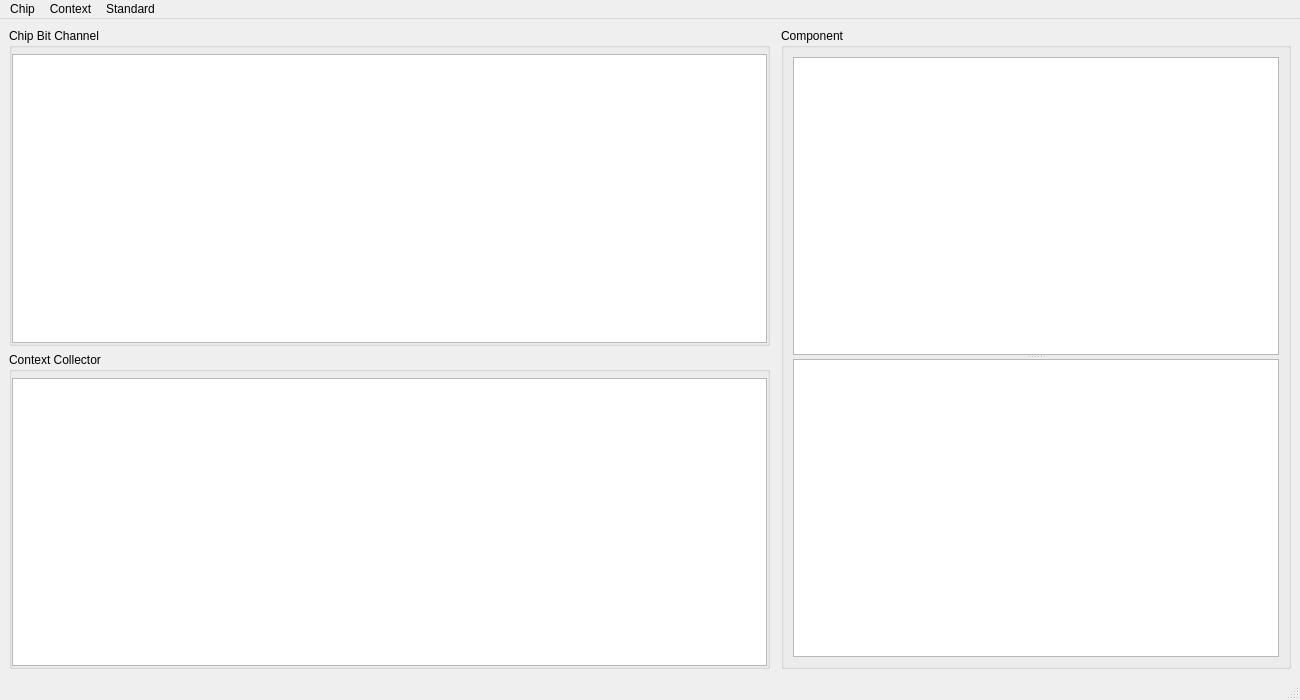
<?xml version="1.0" encoding="UTF-8"?>
<ui version="4.0">
 <class>MainWindow</class>
 <widget class="QMainWindow" name="MainWindow">
  <property name="geometry">
   <rect>
    <x>0</x>
    <y>0</y>
    <width>1300</width>
    <height>700</height>
   </rect>
  </property>
  <property name="windowTitle">
   <string>Context Editor</string>
  </property>
  <property name="windowIcon">
   <iconset resource="_imgs/_imgs.qrc">
    <normaloff>:/context-edit.png</normaloff>:/context-edit.png</iconset>
  </property>
  <widget class="QWidget" name="centralwidget">
   <layout class="QHBoxLayout" name="horizontalLayout_2" stretch="3,2">
    <item>
     <widget class="QWidget" name="widget_2" native="true">
      <layout class="QVBoxLayout" name="verticalLayout_2">
       <property name="leftMargin">
        <number>0</number>
       </property>
       <property name="topMargin">
        <number>0</number>
       </property>
       <property name="rightMargin">
        <number>5</number>
       </property>
       <property name="bottomMargin">
        <number>0</number>
       </property>
       <item>
        <widget class="QGroupBox" name="groupBox">
         <property name="title">
          <string>Chip Bit Channel</string>
         </property>
         <layout class="QHBoxLayout" name="horizontalLayout">
          <property name="spacing">
           <number>0</number>
          </property>
          <property name="leftMargin">
           <number>0</number>
          </property>
          <property name="topMargin">
           <number>6</number>
          </property>
          <property name="rightMargin">
           <number>0</number>
          </property>
          <property name="bottomMargin">
           <number>0</number>
          </property>
          <item>
           <widget class="QTableViewChannelWidget" name="table_view_channel"/>
          </item>
         </layout>
        </widget>
       </item>
       <item>
        <widget class="QGroupBox" name="groupBox_2">
         <property name="title">
          <string>Context Collector</string>
         </property>
         <layout class="QHBoxLayout" name="horizontalLayout_3">
          <property name="leftMargin">
           <number>0</number>
          </property>
          <property name="topMargin">
           <number>6</number>
          </property>
          <property name="rightMargin">
           <number>0</number>
          </property>
          <property name="bottomMargin">
           <number>0</number>
          </property>
          <item>
           <widget class="QTableViewContextWidget" name="table_view_context"/>
          </item>
         </layout>
        </widget>
       </item>
      </layout>
     </widget>
    </item>
    <item>
     <widget class="QGroupBox" name="groupBox_3">
      <property name="title">
       <string>Component</string>
      </property>
      <layout class="QVBoxLayout" name="verticalLayout">
       <item>
        <widget class="QSplitter" name="splitter">
         <property name="orientation">
          <enum>Qt::Vertical</enum>
         </property>
         <widget class="QTreeViewContextWidget" name="tree_view_context"/>
         <widget class="QTextEdit" name="textEdit"/>
        </widget>
       </item>
      </layout>
     </widget>
    </item>
   </layout>
  </widget>
  <widget class="QStatusBar" name="statusbar"/>
  <widget class="QMenuBar" name="menuBar">
   <property name="geometry">
    <rect>
     <x>0</x>
     <y>0</y>
     <width>1300</width>
     <height>22</height>
    </rect>
   </property>
   <widget class="QMenu" name="menuChip">
    <property name="title">
     <string>Chip</string>
    </property>
    <addaction name="action_chip_layout"/>
    <addaction name="action_save_line"/>
    <addaction name="action_sync_chip_Line"/>
    <addaction name="separator"/>
    <addaction name="action_init_base_qubit"/>
    <addaction name="action_init_config"/>
    <addaction name="separator"/>
    <addaction name="action_del_and_init_qubit"/>
    <addaction name="action_delete_init_config"/>
    <addaction name="separator"/>
    <addaction name="actionInit_sos_RT_data"/>
   </widget>
   <widget class="QMenu" name="menuContext">
    <property name="title">
     <string>Context</string>
    </property>
    <addaction name="action_create"/>
    <addaction name="action_set_env_bit"/>
    <addaction name="separator"/>
    <addaction name="action_add_inst"/>
    <addaction name="action_add_qubit"/>
    <addaction name="action_add_dcm"/>
    <addaction name="action_add_crosstalk"/>
    <addaction name="action_add_compensate"/>
    <addaction name="separator"/>
    <addaction name="action_minimum"/>
    <addaction name="action_maximum"/>
    <addaction name="separator"/>
    <addaction name="action_clear"/>
    <addaction name="action_reset_context"/>
   </widget>
   <widget class="QMenu" name="menuStandard">
    <property name="title">
     <string>Standard</string>
    </property>
    <addaction name="actionStandardContext"/>
   </widget>
   <addaction name="menuChip"/>
   <addaction name="menuContext"/>
   <addaction name="menuStandard"/>
  </widget>
  <action name="actionImport">
   <property name="icon">
    <iconset>
     <normaloff>_imgs/local.png</normaloff>_imgs/local.png</iconset>
   </property>
   <property name="text">
    <string>Import</string>
   </property>
  </action>
  <action name="actionToFile">
   <property name="icon">
    <iconset>
     <normaloff>_imgs/file-code.png</normaloff>_imgs/file-code.png</iconset>
   </property>
   <property name="text">
    <string>ToFile</string>
   </property>
  </action>
  <action name="actionSave">
   <property name="icon">
    <iconset>
     <normaloff>_imgs/save.png</normaloff>_imgs/save.png</iconset>
   </property>
   <property name="text">
    <string>Save</string>
   </property>
  </action>
  <action name="actionSaveAs">
   <property name="icon">
    <iconset>
     <normaloff>_imgs/save_as.png</normaloff>_imgs/save_as.png</iconset>
   </property>
   <property name="text">
    <string>SaveAs</string>
   </property>
  </action>
  <action name="actionQuery">
   <property name="icon">
    <iconset>
     <normaloff>_imgs/database-search.png</normaloff>_imgs/database-search.png</iconset>
   </property>
   <property name="text">
    <string>Query</string>
   </property>
  </action>
  <action name="actionRefresh">
   <property name="icon">
    <iconset>
     <normaloff>_imgs/refresh.png</normaloff>_imgs/refresh.png</iconset>
   </property>
   <property name="text">
    <string>Refresh</string>
   </property>
  </action>
  <action name="actionQueryAll">
   <property name="icon">
    <iconset>
     <normaloff>_imgs/database-download.png</normaloff>_imgs/database-download.png</iconset>
   </property>
   <property name="text">
    <string>QueryAll</string>
   </property>
   <property name="toolTip">
    <string>Query All Qubit</string>
   </property>
  </action>
  <action name="action_create_chip_line">
   <property name="text">
    <string>Create Chip Line</string>
   </property>
  </action>
  <action name="action_init_base_qubit">
   <property name="icon">
    <iconset resource="_imgs/_imgs.qrc">
     <normaloff>:/init_qubit.png</normaloff>:/init_qubit.png</iconset>
   </property>
   <property name="text">
    <string>Init Base Qubit</string>
   </property>
  </action>
  <action name="action_init_config">
   <property name="icon">
    <iconset resource="_imgs/_imgs.qrc">
     <normaloff>:/init_config.png</normaloff>:/init_config.png</iconset>
   </property>
   <property name="text">
    <string>Init Config Data</string>
   </property>
  </action>
  <action name="action_clear">
   <property name="icon">
    <iconset resource="_imgs/_imgs.qrc">
     <normaloff>:/clear.png</normaloff>:/clear.png</iconset>
   </property>
   <property name="text">
    <string>Clear Context</string>
   </property>
  </action>
  <action name="action_maximum">
   <property name="checkable">
    <bool>true</bool>
   </property>
   <property name="checked">
    <bool>false</bool>
   </property>
   <property name="text">
    <string>maximum</string>
   </property>
  </action>
  <action name="action_minimum">
   <property name="checkable">
    <bool>true</bool>
   </property>
   <property name="checked">
    <bool>true</bool>
   </property>
   <property name="text">
    <string>minimum</string>
   </property>
  </action>
  <action name="action_add_qubit">
   <property name="icon">
    <iconset resource="_imgs/_imgs.qrc">
     <normaloff>:/qubit.png</normaloff>:/qubit.png</iconset>
   </property>
   <property name="text">
    <string>Add Qubit</string>
   </property>
  </action>
  <action name="action_add_coupler">
   <property name="text">
    <string>Add Coupler</string>
   </property>
  </action>
  <action name="action_add_dcm">
   <property name="icon">
    <iconset resource="_imgs/_imgs.qrc">
     <normaloff>:/dcm.png</normaloff>:/dcm.png</iconset>
   </property>
   <property name="text">
    <string>Add Dcm</string>
   </property>
  </action>
  <action name="action_sq">
   <property name="text">
    <string>sinle_base_qubit</string>
   </property>
  </action>
  <action name="action_sqc">
   <property name="text">
    <string>single_qubit_calibration</string>
   </property>
  </action>
  <action name="action_add_inst">
   <property name="icon">
    <iconset resource="_imgs/_imgs.qrc">
     <normaloff>:/inst.png</normaloff>:/inst.png</iconset>
   </property>
   <property name="text">
    <string>Add Inst</string>
   </property>
  </action>
  <action name="action_add_crosstalk">
   <property name="icon">
    <iconset resource="_imgs/_imgs.qrc">
     <normaloff>:/crosstalk.png</normaloff>:/crosstalk.png</iconset>
   </property>
   <property name="text">
    <string>Add Crosstalk</string>
   </property>
  </action>
  <action name="action_set_env_bit">
   <property name="icon">
    <iconset resource="_imgs/_imgs.qrc">
     <normaloff>:/set_env_bit.png</normaloff>:/set_env_bit.png</iconset>
   </property>
   <property name="text">
    <string>Set Env Bit</string>
   </property>
  </action>
  <action name="action_add_compensate">
   <property name="icon">
    <iconset resource="_imgs/_imgs.qrc">
     <normaloff>:/compensate.png</normaloff>:/compensate.png</iconset>
   </property>
   <property name="text">
    <string>Add Compensate</string>
   </property>
  </action>
  <action name="action_create">
   <property name="icon">
    <iconset resource="_imgs/_imgs.qrc">
     <normaloff>:/create_context.png</normaloff>:/create_context.png</iconset>
   </property>
   <property name="text">
    <string>Create Context</string>
   </property>
  </action>
  <action name="action_reset_context">
   <property name="icon">
    <iconset resource="_imgs/_imgs.qrc">
     <normaloff>:/refresh.png</normaloff>:/refresh.png</iconset>
   </property>
   <property name="text">
    <string>Reset Context </string>
   </property>
  </action>
  <action name="action_cpqc">
   <property name="text">
    <string>coupler_probe_qubit_calibration</string>
   </property>
  </action>
  <action name="action_qntf">
   <property name="text">
    <string>qubit_net_tunable_first</string>
   </property>
  </action>
  <action name="action_qnts">
   <property name="text">
    <string>qubit_net_tunable_second</string>
   </property>
  </action>
  <action name="action_crosstalk">
   <property name="text">
    <string>ac_crosstalk_env</string>
   </property>
  </action>
  <action name="action_chip_layout">
   <property name="icon">
    <iconset resource="_imgs/_imgs.qrc">
     <normaloff>:/init_config.png</normaloff>:/init_config.png</iconset>
   </property>
   <property name="text">
    <string>Chip Layout</string>
   </property>
  </action>
  <action name="action_save_line">
   <property name="icon">
    <iconset resource="_imgs/_imgs.qrc">
     <normaloff>:/save.png</normaloff>:/save.png</iconset>
   </property>
   <property name="text">
    <string>Save Chip Line</string>
   </property>
  </action>
  <action name="actionStandardContext">
   <property name="icon">
    <iconset resource="_imgs/_imgs.qrc">
     <normaloff>:/build.png</normaloff>:/build.png</iconset>
   </property>
   <property name="text">
    <string>Standard Context</string>
   </property>
   <property name="shortcut">
    <string>Ctrl+Alt+B</string>
   </property>
  </action>
  <action name="action_sync_chip_Line">
   <property name="icon">
    <iconset resource="_imgs/_imgs.qrc">
     <normaloff>:/reset.png</normaloff>:/reset.png</iconset>
   </property>
   <property name="text">
    <string>Sync Chip Line</string>
   </property>
  </action>
  <action name="action_delete_init_config">
   <property name="icon">
    <iconset resource="_imgs/_imgs.qrc">
     <normaloff>:/delete2.png</normaloff>:/delete2.png</iconset>
   </property>
   <property name="text">
    <string>del and init config</string>
   </property>
  </action>
  <action name="action_del_and_init_qubit">
   <property name="icon">
    <iconset resource="_imgs/_imgs.qrc">
     <normaloff>:/delete2.png</normaloff>:/delete2.png</iconset>
   </property>
   <property name="text">
    <string>del and init Qubit</string>
   </property>
  </action>
  <action name="actionInit_sos_RT_data">
   <property name="icon">
    <iconset>
     <normaloff>:/config.png</normaloff>:/config.png</iconset>
   </property>
   <property name="text">
    <string>Init sos RT data</string>
   </property>
  </action>
 </widget>
 <customwidgets>
  <customwidget>
   <class>QTreeViewContextWidget</class>
   <extends>QTreeView</extends>
   <header>.widgets.context.tree_view_context</header>
  </customwidget>
  <customwidget>
   <class>QTableViewContextWidget</class>
   <extends>QTableView</extends>
   <header>.widgets.context.table_view_context</header>
  </customwidget>
  <customwidget>
   <class>QTableViewChannelWidget</class>
   <extends>QTableView</extends>
   <header>.widgets.context.table_view_channel</header>
  </customwidget>
 </customwidgets>
 <resources>
  <include location="_imgs/_imgs.qrc"/>
 </resources>
 <connections>
  <connection>
   <sender>action_add_compensate</sender>
   <signal>triggered()</signal>
   <receiver>MainWindow</receiver>
   <slot>context_add_compensates()</slot>
   <hints>
    <hint type="sourcelabel">
     <x>-1</x>
     <y>-1</y>
    </hint>
    <hint type="destinationlabel">
     <x>474</x>
     <y>345</y>
    </hint>
   </hints>
  </connection>
  <connection>
   <sender>action_add_crosstalk</sender>
   <signal>triggered()</signal>
   <receiver>MainWindow</receiver>
   <slot>context_add_crosstalk()</slot>
   <hints>
    <hint type="sourcelabel">
     <x>-1</x>
     <y>-1</y>
    </hint>
    <hint type="destinationlabel">
     <x>474</x>
     <y>345</y>
    </hint>
   </hints>
  </connection>
  <connection>
   <sender>action_add_dcm</sender>
   <signal>triggered()</signal>
   <receiver>MainWindow</receiver>
   <slot>context_add_dcm()</slot>
   <hints>
    <hint type="sourcelabel">
     <x>-1</x>
     <y>-1</y>
    </hint>
    <hint type="destinationlabel">
     <x>474</x>
     <y>345</y>
    </hint>
   </hints>
  </connection>
  <connection>
   <sender>action_add_inst</sender>
   <signal>triggered()</signal>
   <receiver>MainWindow</receiver>
   <slot>context_add_inst()</slot>
   <hints>
    <hint type="sourcelabel">
     <x>-1</x>
     <y>-1</y>
    </hint>
    <hint type="destinationlabel">
     <x>474</x>
     <y>345</y>
    </hint>
   </hints>
  </connection>
  <connection>
   <sender>action_add_qubit</sender>
   <signal>triggered()</signal>
   <receiver>MainWindow</receiver>
   <slot>context_add_qubit()</slot>
   <hints>
    <hint type="sourcelabel">
     <x>-1</x>
     <y>-1</y>
    </hint>
    <hint type="destinationlabel">
     <x>474</x>
     <y>345</y>
    </hint>
   </hints>
  </connection>
  <connection>
   <sender>action_clear</sender>
   <signal>triggered()</signal>
   <receiver>MainWindow</receiver>
   <slot>context_clear()</slot>
   <hints>
    <hint type="sourcelabel">
     <x>-1</x>
     <y>-1</y>
    </hint>
    <hint type="destinationlabel">
     <x>474</x>
     <y>345</y>
    </hint>
   </hints>
  </connection>
  <connection>
   <sender>action_create</sender>
   <signal>triggered()</signal>
   <receiver>MainWindow</receiver>
   <slot>context_create()</slot>
   <hints>
    <hint type="sourcelabel">
     <x>-1</x>
     <y>-1</y>
    </hint>
    <hint type="destinationlabel">
     <x>474</x>
     <y>345</y>
    </hint>
   </hints>
  </connection>
  <connection>
   <sender>action_init_config</sender>
   <signal>triggered()</signal>
   <receiver>MainWindow</receiver>
   <slot>chip_init_config_data()</slot>
   <hints>
    <hint type="sourcelabel">
     <x>-1</x>
     <y>-1</y>
    </hint>
    <hint type="destinationlabel">
     <x>474</x>
     <y>345</y>
    </hint>
   </hints>
  </connection>
  <connection>
   <sender>action_set_env_bit</sender>
   <signal>triggered()</signal>
   <receiver>MainWindow</receiver>
   <slot>context_set_env_bit()</slot>
   <hints>
    <hint type="sourcelabel">
     <x>-1</x>
     <y>-1</y>
    </hint>
    <hint type="destinationlabel">
     <x>474</x>
     <y>345</y>
    </hint>
   </hints>
  </connection>
  <connection>
   <sender>action_init_base_qubit</sender>
   <signal>triggered()</signal>
   <receiver>MainWindow</receiver>
   <slot>chip_init_base_qubit()</slot>
   <hints>
    <hint type="sourcelabel">
     <x>-1</x>
     <y>-1</y>
    </hint>
    <hint type="destinationlabel">
     <x>474</x>
     <y>345</y>
    </hint>
   </hints>
  </connection>
  <connection>
   <sender>action_reset_context</sender>
   <signal>triggered()</signal>
   <receiver>MainWindow</receiver>
   <slot>context_reset()</slot>
   <hints>
    <hint type="sourcelabel">
     <x>-1</x>
     <y>-1</y>
    </hint>
    <hint type="destinationlabel">
     <x>555</x>
     <y>345</y>
    </hint>
   </hints>
  </connection>
  <connection>
   <sender>action_minimum</sender>
   <signal>triggered()</signal>
   <receiver>MainWindow</receiver>
   <slot>context_min_env()</slot>
   <hints>
    <hint type="sourcelabel">
     <x>-1</x>
     <y>-1</y>
    </hint>
    <hint type="destinationlabel">
     <x>555</x>
     <y>345</y>
    </hint>
   </hints>
  </connection>
  <connection>
   <sender>action_maximum</sender>
   <signal>triggered()</signal>
   <receiver>MainWindow</receiver>
   <slot>context_max_env()</slot>
   <hints>
    <hint type="sourcelabel">
     <x>-1</x>
     <y>-1</y>
    </hint>
    <hint type="destinationlabel">
     <x>555</x>
     <y>345</y>
    </hint>
   </hints>
  </connection>
  <connection>
   <sender>action_chip_layout</sender>
   <signal>triggered()</signal>
   <receiver>MainWindow</receiver>
   <slot>chip_layout()</slot>
   <hints>
    <hint type="sourcelabel">
     <x>-1</x>
     <y>-1</y>
    </hint>
    <hint type="destinationlabel">
     <x>555</x>
     <y>345</y>
    </hint>
   </hints>
  </connection>
  <connection>
   <sender>action_save_line</sender>
   <signal>triggered()</signal>
   <receiver>MainWindow</receiver>
   <slot>chip_save_line()</slot>
   <hints>
    <hint type="sourcelabel">
     <x>-1</x>
     <y>-1</y>
    </hint>
    <hint type="destinationlabel">
     <x>555</x>
     <y>345</y>
    </hint>
   </hints>
  </connection>
  <connection>
   <sender>actionStandardContext</sender>
   <signal>triggered()</signal>
   <receiver>MainWindow</receiver>
   <slot>build_std_context()</slot>
   <hints>
    <hint type="sourcelabel">
     <x>-1</x>
     <y>-1</y>
    </hint>
    <hint type="destinationlabel">
     <x>555</x>
     <y>345</y>
    </hint>
   </hints>
  </connection>
  <connection>
   <sender>action_sync_chip_Line</sender>
   <signal>triggered()</signal>
   <receiver>MainWindow</receiver>
   <slot>sync_chip_line()</slot>
   <hints>
    <hint type="sourcelabel">
     <x>-1</x>
     <y>-1</y>
    </hint>
    <hint type="destinationlabel">
     <x>649</x>
     <y>349</y>
    </hint>
   </hints>
  </connection>
  <connection>
   <sender>action_delete_init_config</sender>
   <signal>triggered()</signal>
   <receiver>MainWindow</receiver>
   <slot>chip_del_init_config_data()</slot>
   <hints>
    <hint type="sourcelabel">
     <x>-1</x>
     <y>-1</y>
    </hint>
    <hint type="destinationlabel">
     <x>649</x>
     <y>349</y>
    </hint>
   </hints>
  </connection>
  <connection>
   <sender>action_del_and_init_qubit</sender>
   <signal>triggered()</signal>
   <receiver>MainWindow</receiver>
   <slot>chip_del_init_qubit_data()</slot>
   <hints>
    <hint type="sourcelabel">
     <x>-1</x>
     <y>-1</y>
    </hint>
    <hint type="destinationlabel">
     <x>649</x>
     <y>349</y>
    </hint>
   </hints>
  </connection>
  <connection>
   <sender>actionInit_sos_RT_data</sender>
   <signal>triggered()</signal>
   <receiver>MainWindow</receiver>
   <slot>chip_init_sos_rt_data()</slot>
   <hints>
    <hint type="sourcelabel">
     <x>-1</x>
     <y>-1</y>
    </hint>
    <hint type="destinationlabel">
     <x>649</x>
     <y>349</y>
    </hint>
   </hints>
  </connection>
 </connections>
 <slots>
  <slot>context_add_crosstalk()</slot>
  <slot>context_add_compensates()</slot>
  <slot>context_set_env_bit()</slot>
  <slot>chip_init_base_qubit()</slot>
  <slot>context_add_inst()</slot>
  <slot>context_add_qubit()</slot>
  <slot>context_add_coupler()</slot>
  <slot>context_add_dcm()</slot>
  <slot>context_clear()</slot>
  <slot>context_create()</slot>
  <slot>chip_create_line()</slot>
  <slot>chip_init_config_data()</slot>
  <slot>context_reset()</slot>
  <slot>context_max_env()</slot>
  <slot>context_min_env()</slot>
  <slot>chip_layout()</slot>
  <slot>chip_save_line()</slot>
  <slot>build_std_context()</slot>
  <slot>sync_chip_line()</slot>
  <slot>chip_del_init_config_data()</slot>
  <slot>chip_del_init_qubit_data()</slot>
  <slot>chip_init_sos_rt_data()</slot>
 </slots>
</ui>
